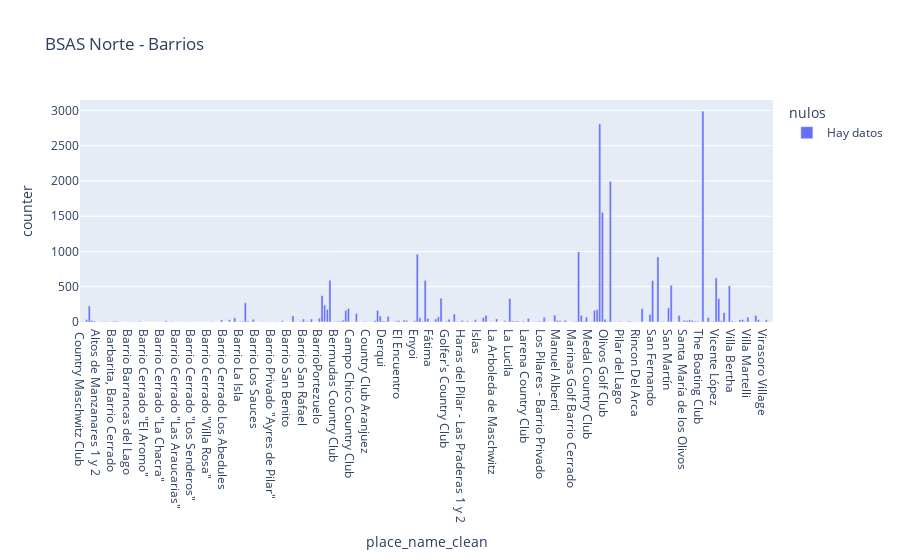

Notebook code cell kept with this figure:
### Code cell
bsas_norte_barrios_grupo = bsas_norte.groupby(by=['state_name','place_name_clean','nulos'],as_index=False)['counter'].sum()
bsas_norte_barrios_grupo['nulos'] = bsas_norte_barrios_grupo['nulos'].astype(str)
bsas_norte_barrios_grupo['nulos'] = bsas_norte_barrios_grupo.nulos.str.replace('False','Hay datos')
bsas_norte_barrios_grupo['nulos'] = bsas_norte_barrios_grupo.nulos.str.replace('True','No hay datos')
fig = px.bar(bsas_norte_barrios_grupo, x="place_name_clean", y="counter",
             color='nulos', barmode='group',
             height=400, title=" BSAS Norte - Barrios")
fig.show()

### Figure 1 — Plotly figure (JSON) as saved in the notebook; plotly's stock layout.template omitted (floating-point values rounded to 4 significant figures; data arrays with more than 128 entries replaced by an {"elided": "..."} marker saying what was removed)
{"data": [{"alignmentgroup": "True", "hovertemplate": "nulos=Hay datos<br>place_name_clean=%{x}<br>counter=%{y}<extra></extra>", "legendgroup": "Hay datos", "marker": {"color": "#636efa"}, "name": "Hay datos", "offsetgroup": "Hay datos", "orientation": "v", "showlegend": true, "textposition": "auto", "type": "bar", "x": {"elided": "262 str values"}, "xaxis": "x", "y": {"elided": "262 int values"}, "yaxis": "y"}], "layout": {"autosize": true, "barmode": "group", "legend": {"title": {"text": "nulos"}, "tracegroupgap": 0}, "title": {"text": " BSAS Norte - Barrios"}, "xaxis": {"anchor": "y", "autorange": true, "domain": [0, 1], "range": [-0.5, 261.5], "title": {"text": "place_name_clean"}, "type": "category"}, "yaxis": {"anchor": "x", "autorange": true, "domain": [0, 1], "range": [0, 3147.0], "title": {"text": "counter"}, "type": "linear"}}}
